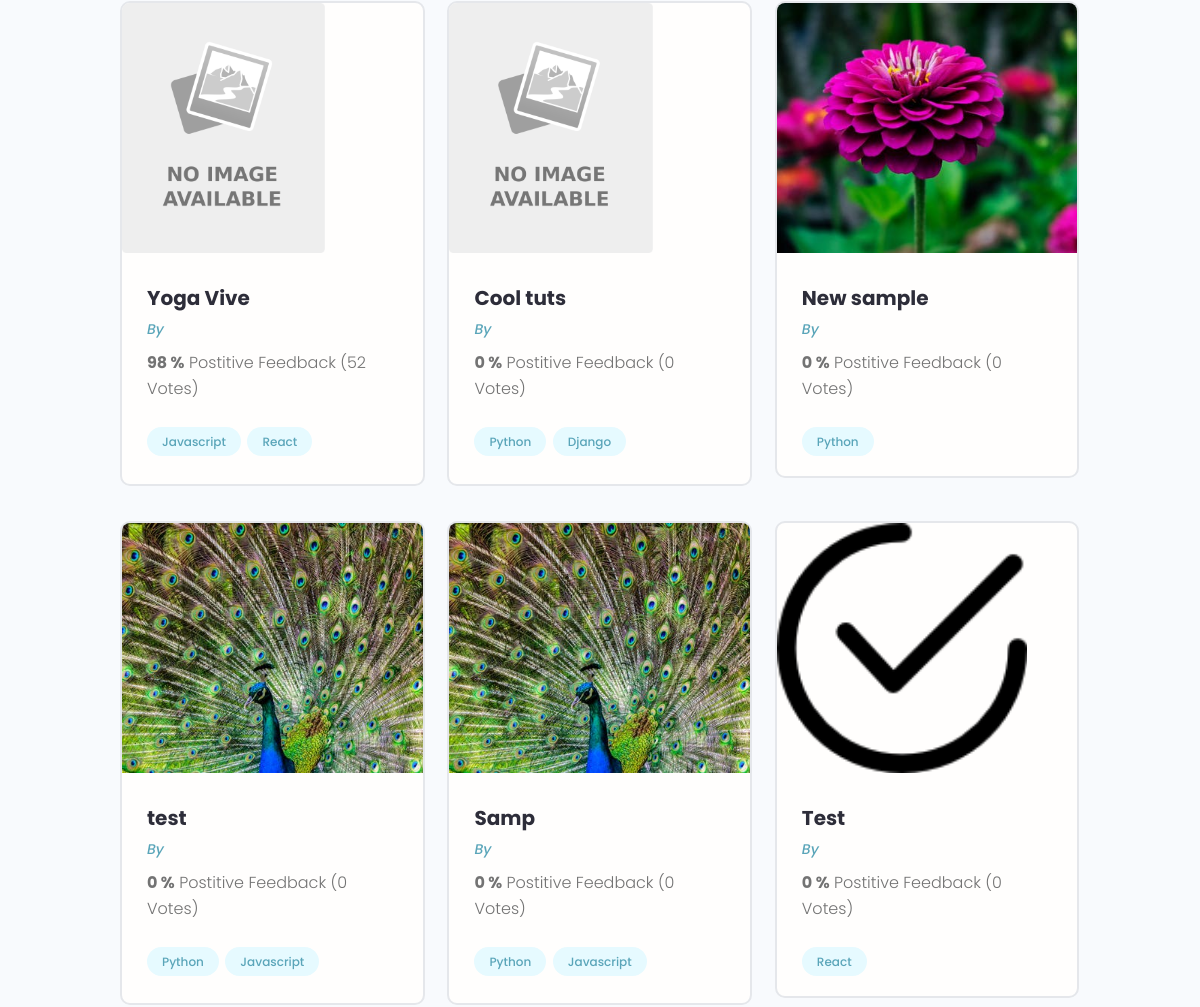
The app's page /projects/ (middle part), older data.
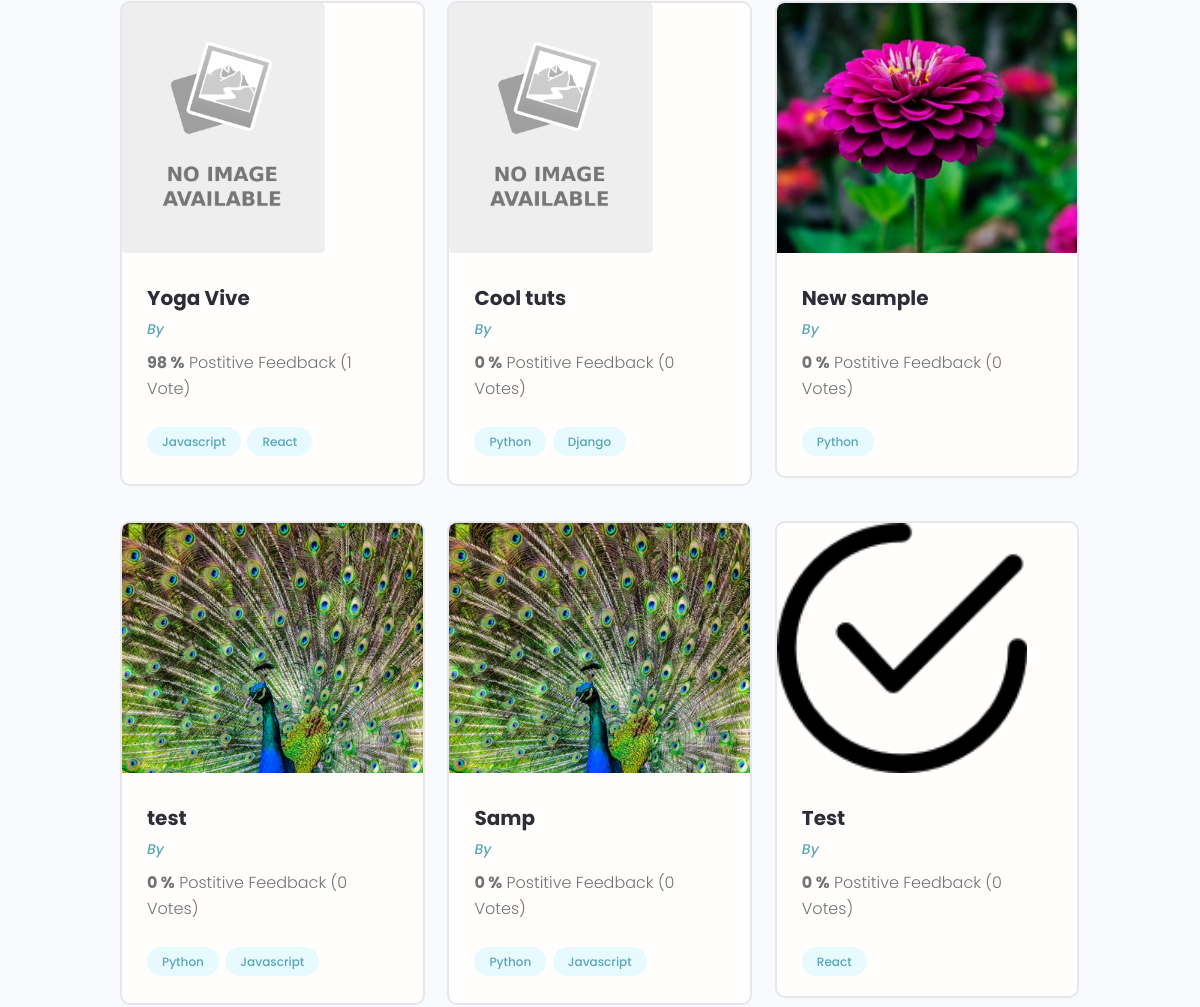
The same page, newer data.
### projects/models.py (models this page shows, shortened)
class Project(models.Model):
    owner = models.ForeignKey(Profile, null=True, blank=True, on_delete=models.SET_NULL)
    title = models.CharField(max_length=200)
    description = models.TextField(null=True, blank=True)
    featured_image = models.ImageField(null=True, blank=True, default="no-image.png")
    demo_link = models.CharField(max_length=2000, null=True, blank=True)
    source_link = models.CharField(max_length=2000, null=True, blank=True)
    tags = models.ManyToManyField('Tag', blank=True) # We are putting Tag in '' as we havent defined the class yet. So we can either define the Tag class before the Project class or put it in ''
    vote_total = models.IntegerField(default=0, null=True, blank=True)
    vote_ratio = models.IntegerField(default=0, null=True, blank=True)
    created = models.DateTimeField(auto_now_add=True)
    id = models.UUIDField(default=uuid.uuid4, unique=True, primary_key=True, editable=False)

class Tag(models.Model):
    name = models.CharField(max_length=200)
    created = models.DateTimeField(auto_now_add=True)
    id = models.UUIDField(default=uuid.uuid4, unique=True, primary_key=True, editable=False)
    def __str__(self):
        return self.name

### projects/views.py (the view)
# urls.py: path('projects/', include('projects.urls')),
def projects(request):
    projects = Project.objects.all()
    context = {'projects': projects }
    return render(request, 'projects/projects.html', context)

### projects/templates/projects/projects.html (shortened to what this page needs)
{% extends 'main.html' %}
{% block content %}
<main class="projects">
    <section class="projectsList">
      <div class="container">
        <div class="grid grid--three">
          {% for project in projects %}
            <div class="column">
                <div class="card project">
                    <a href="{% url 'project' project.id %}" class="project">
                        <img class="project__thumbnail" src="{{ project.featured_image.url }}" alt="project thumbnail" />
                        <div class="card__body">
                            <h3 class="project__title">{{ project.title }}</h3>
                            <p><a class="project__author" href="{% url 'project' project.id %}">By {{ project.owner.name }}</a></p>
                            <p class="project--rating">
                                <span style="font-weight: bold;">{{ project.vote_ratio }} %</span> Postitive
                                Feedback ({{ project.vote_total }} Vote{{ project.vote_total|pluralize:"s" }})
                            </p>
                            <div class="project__tags">
                                {% for tag in project.tags.all %}
                                    <span class="tag tag--pill tag--main">
                                        <small>{{ tag }}</small>
                                    </span>
                                {% endfor %}
                            </div>
                        </div>
                    </a>
                </div>
            </div>
          {% endfor %}
        </div>
      </div>
    </section>
  </main>
{% endblock content %}

### templates/main.html (shortened to what this page needs)
<!DOCTYPE html>
{% load static %}
<html lang="en">
<head>
    <link rel="stylesheet" href="https://cdn.iconmonstr.com/1.3.0/css/iconmonstr-iconic-font.min.css" />
    <link rel="stylesheet" href="{% static 'uikit/styles/uikit.css' %}" />
    <link rel="stylesheet" href="{% static 'styles/app.css' %}" />
</head>
<body>
    {% block content %}
    {% endblock content %}
</body>
</html>

### templates/navbar.html (shortened to what this page needs)
{% load static %}

### static/styles/app.css (style rules this page uses)
:root { --color-sub: #2d2d39; }
.card { border: 2px solid var(--color-light); }
img { width: 100%; }
.project__author { font-size: 1.4rem; font-style: italic; }
.project--rating { margin-bottom: 1.6em; margin-top: .5em; }
.projectsList { margin-top: 8rem; }
.project__thumbnail { height: 25rem; object-fit: cover; object-position: top center; }
.project__title { font-size: 2rem; font-weight: 700; color: var(--color-sub); }

### static/uikit/styles/modules/_variables.css (style rules this page uses)
:root { --color-main: #5aa5b9; --color-main-light: #e6faff; --color-sub: #3f4156; --color-sub-light: #51546e; --color-sub-lighter: #ededfd; --color-text: #737373; --color-gray: #8b8b8b; --color-light: #e5e7eb; --color-light-gray: #767676; --color-bg: #f8fafd; --color-white: #fffefd; --color-white-light: #f3f3f3; --color-success: #359e64; --color-success-bg: #def8e8; --color-error: #fc4b0b; --color-error-bg: #fff2ee; --font-base: 'Poppins', arial, helvetica, 'Segoe UI', roboto, ubuntu, sans-serif; --font-monospace: 'Fira Code', 'Courier New', courier, monospace; --font-regular: 300; --font-medium: 500; --font-bold: 700; --generic-shadow: 1px 1px 5px #00000010; --generic-transition: all 0.3s ease-in-out; }

### static/uikit/styles/modules/_base.css (style rules this page uses)
* { margin: 0; padding: 0; box-sizing: border-box; text-rendering: optimizeLegibility; color: inherit; font-size: inherit; }
html { font-size: 50%; }
@media only screen and (min-width: 480px) { html { font-size: 56.25%; } }
@media only screen and (min-width: 1200px) { html { font-size: 62.5%; } }
body { line-height: 1.6; font-weight: 400; font-size: 1.5rem; color: var(--color-text); background-color: var(--color-bg); min-height: 100vh; }

### static/uikit/styles/modules/_typography.css (style rules this page uses)
* { font-family: var(--font-base); }
h3 { font-size: 3.2rem; font-weight: var(--font-medium); }
p, span, strong { font-size: 1.6rem; color: var(--color-text); font-weight: var(--font-regular); }
a { padding-bottom: 2px; text-decoration: none; display: inline-block; color: var(--color-main); font-weight: var(--font-medium); }

### static/uikit/styles/modules/_utilities.css (style rules this page uses)
.container { width: 92%; max-width: 165rem; margin: 0 auto; box-sizing: border-box; }
@media screen and (min-width: 1000px) { .container { width: 90%; } }
@media screen and (min-width: 1200px) { .container { width: 80%; } }

### static/uikit/styles/modules/_card.css (style rules this page uses)
.card { border-radius: 1rem; background-color: var(--color-white); border: 1.5px solid var(--color-light); width: auto; height: auto; margin-top: 0.5rem; margin-bottom: 0.5rem; overflow: hidden; }
.card__body, .card__header { padding: 2rem 2.5rem; }

### static/uikit/styles/modules/_tag.css (style rules this page uses)
.tag { display: inline-flex; align-items: center; background-color: var(--color-sub); height: -webkit-fit-content; height: -moz-fit-content; height: fit-content; width: -webkit-fit-content; width: -moz-fit-content; width: fit-content; border-radius: 0.5rem; padding: 0.5rem 1.5rem; font-size: 1.2rem; cursor: pointer; }
.tag:not(:last-child) { margin-right: 0.25rem; margin-bottom: 0.75rem; }
.tag > small { color: var(--color-white); }
.tag--pill { border-radius: 5rem; }
.tag--main, .tag--main > small { background: var(--color-main-light); color: var(--color-main); font-weight: 500; }

### static/uikit/styles/modules/_grid.css (style rules this page uses)
.grid { display: flex; flex-wrap: wrap; justify-content: flex-start; align-items: stretch; }
.grid > .column { min-width: 28rem; margin-bottom: 2.5rem; }
.grid--three > .column { flex-basis: 100%; }
@media screen and (min-width: 800px) { .grid--three { margin-right: -2%; } }
@media screen and (min-width: 800px) { .grid--three > .column { margin-right: 2%; } }
@media screen and (min-width: 800px) { .grid--three > .column { flex-basis: 48%; } }
@media screen and (min-width: 1200px) { .grid--three { margin-right: -2.33%; } }
@media screen and (min-width: 1200px) { .grid--three > .column { margin-right: 2.33%; } }
@media screen and (min-width: 1200px) { .grid--three > .column { flex-basis: 31%; } }

Row changes from the older to the newer data that the page shows:
changed Project "Yoga Vive": vote_total "52" → "1"
